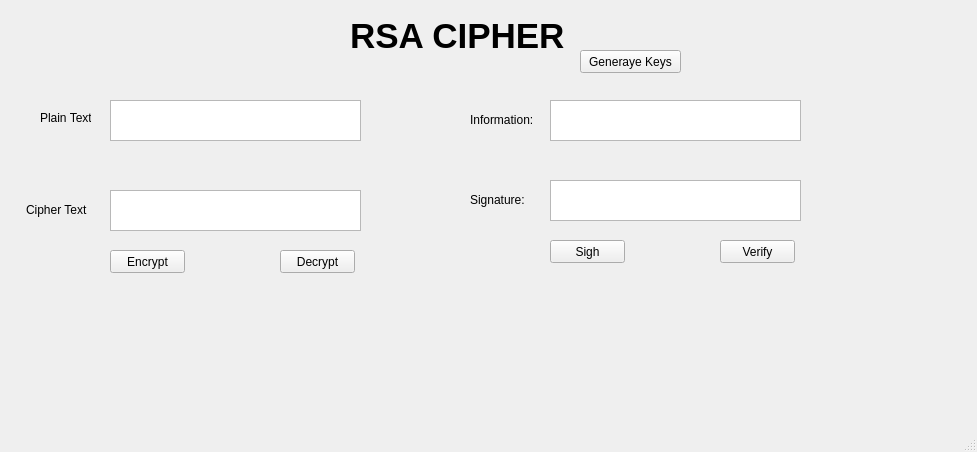
<?xml version="1.0" encoding="UTF-8"?>
<ui version="4.0">
 <class>MainWindow</class>
 <widget class="QMainWindow" name="MainWindow">
  <property name="geometry">
   <rect>
    <x>0</x>
    <y>0</y>
    <width>977</width>
    <height>452</height>
   </rect>
  </property>
  <property name="windowTitle">
   <string>MainWindow</string>
  </property>
  <widget class="QWidget" name="centralwidget">
   <widget class="QLabel" name="label">
    <property name="geometry">
     <rect>
      <x>350</x>
      <y>10</y>
      <width>231</width>
      <height>51</height>
     </rect>
    </property>
    <property name="font">
     <font>
      <family>SansSerif</family>
      <pointsize>26</pointsize>
      <weight>75</weight>
      <bold>true</bold>
     </font>
    </property>
    <property name="text">
     <string>RSA CIPHER</string>
    </property>
   </widget>
   <widget class="QLabel" name="label_2">
    <property name="geometry">
     <rect>
      <x>40</x>
      <y>110</y>
      <width>51</width>
      <height>16</height>
     </rect>
    </property>
    <property name="text">
     <string>Plain Text:</string>
    </property>
   </widget>
   <widget class="QLabel" name="label_3">
    <property name="geometry">
     <rect>
      <x>470</x>
      <y>110</y>
      <width>71</width>
      <height>20</height>
     </rect>
    </property>
    <property name="text">
     <string>Information:</string>
    </property>
   </widget>
   <widget class="QLabel" name="label_4">
    <property name="geometry">
     <rect>
      <x>26</x>
      <y>200</y>
      <width>61</width>
      <height>20</height>
     </rect>
    </property>
    <property name="text">
     <string>Cipher Text:</string>
    </property>
   </widget>
   <widget class="QLabel" name="label_5">
    <property name="geometry">
     <rect>
      <x>470</x>
      <y>190</y>
      <width>71</width>
      <height>20</height>
     </rect>
    </property>
    <property name="text">
     <string>Signature:</string>
    </property>
   </widget>
   <widget class="QPushButton" name="btn_gen_keys">
    <property name="geometry">
     <rect>
      <x>580</x>
      <y>50</y>
      <width>101</width>
      <height>23</height>
     </rect>
    </property>
    <property name="text">
     <string>Generaye Keys</string>
    </property>
   </widget>
   <widget class="QPushButton" name="btn_Encrypt">
    <property name="geometry">
     <rect>
      <x>110</x>
      <y>250</y>
      <width>75</width>
      <height>23</height>
     </rect>
    </property>
    <property name="text">
     <string>Encrypt</string>
    </property>
   </widget>
   <widget class="QPushButton" name="btn_Decrypt">
    <property name="geometry">
     <rect>
      <x>280</x>
      <y>250</y>
      <width>75</width>
      <height>23</height>
     </rect>
    </property>
    <property name="text">
     <string>Decrypt</string>
    </property>
   </widget>
   <widget class="QPushButton" name="btn_sign">
    <property name="geometry">
     <rect>
      <x>550</x>
      <y>240</y>
      <width>75</width>
      <height>23</height>
     </rect>
    </property>
    <property name="text">
     <string>Sigh</string>
    </property>
   </widget>
   <widget class="QPushButton" name="pushButton_5">
    <property name="geometry">
     <rect>
      <x>720</x>
      <y>240</y>
      <width>75</width>
      <height>23</height>
     </rect>
    </property>
    <property name="text">
     <string>Verify</string>
    </property>
   </widget>
   <widget class="QTextEdit" name="txt_plainText">
    <property name="geometry">
     <rect>
      <x>110</x>
      <y>100</y>
      <width>251</width>
      <height>41</height>
     </rect>
    </property>
   </widget>
   <widget class="QTextEdit" name="txt_cipherText">
    <property name="geometry">
     <rect>
      <x>110</x>
      <y>190</y>
      <width>251</width>
      <height>41</height>
     </rect>
    </property>
   </widget>
   <widget class="QTextEdit" name="txt_info">
    <property name="geometry">
     <rect>
      <x>550</x>
      <y>100</y>
      <width>251</width>
      <height>41</height>
     </rect>
    </property>
   </widget>
   <widget class="QTextEdit" name="txt_signature">
    <property name="geometry">
     <rect>
      <x>550</x>
      <y>180</y>
      <width>251</width>
      <height>41</height>
     </rect>
    </property>
   </widget>
  </widget>
  <widget class="QStatusBar" name="statusbar"/>
 </widget>
 <resources/>
 <connections/>
</ui>
